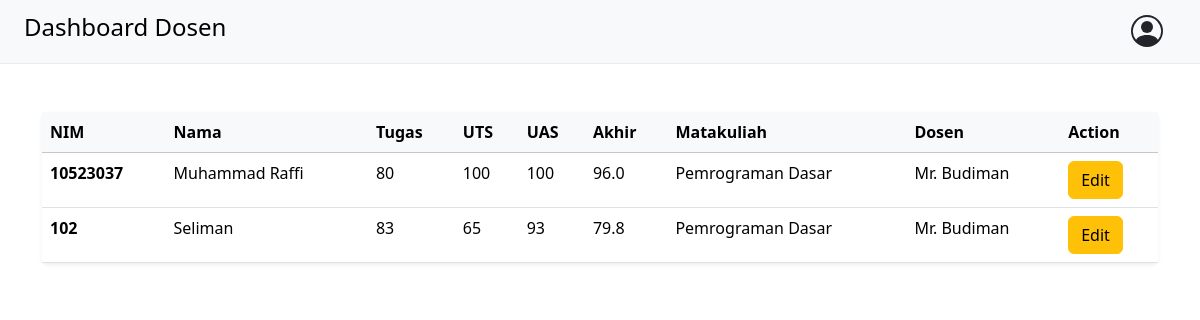
Page /dosen/index.php (signed in) on the earlier database version.
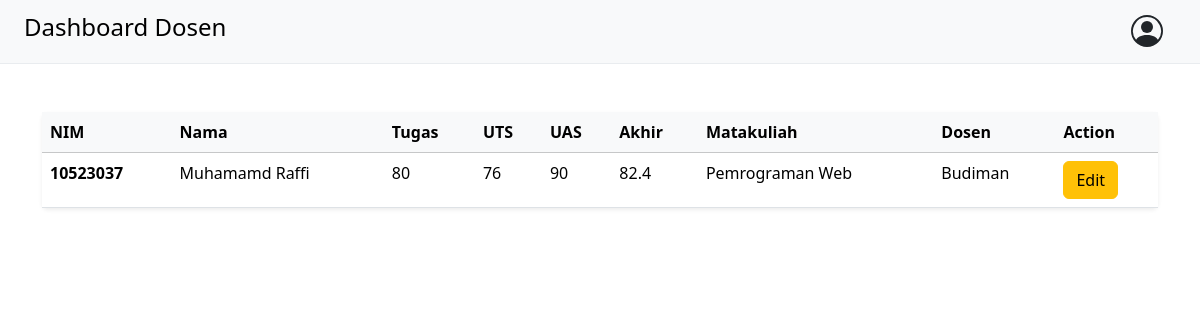
Same page on the later database version.
### tables this page shows
CREATE TABLE `mahasiswa` (
  `nim` varchar(255) NOT NULL,
  `nama` varchar(255) NOT NULL,
  `jk` varchar(255) NOT NULL,
  `jurusan` varchar(255) NOT NULL,
  `password` varchar(255) NOT NULL,
  `role_id` int(11) DEFAULT 3
);

CREATE TABLE `nilai` (
  `tugas` int(255) DEFAULT NULL,
  `uts` int(255) DEFAULT NULL,
  `uas` int(255) DEFAULT NULL,
  `nim` varchar(255) DEFAULT NULL,
  `nip` varchar(255) DEFAULT NULL
);

CREATE TABLE `matakuliah` (
  `kode_matkul` varchar(255) NOT NULL,
  `nama_matkul` varchar(255) NOT NULL
);

CREATE TABLE `dosen` (
  `nip` varchar(255) NOT NULL,
  `nama` varchar(255) NOT NULL,
  `kode_matkul` varchar(255) NOT NULL,
  `password` varchar(255) NOT NULL,
  `role_id` int(11) DEFAULT 2
);

### dosen/index.php (the view, shortened to what this page needs)
<?php
include "../koneksi.php";
$sNIP = $_SESSION['username'];
$queryMhs = "SELECT
    m.nim,
    m.nama,
    n.tugas,
    n.uts,
    n.uas,
    (0.2 * n.tugas) + (0.4 * n.uts) + (0.4 * n.uas) AS nilai_akhir,
    mk.nama_matkul AS nama_matakuliah,
    d.nama AS nama_dosen,
    d.nip
FROM
    mahasiswa m
LEFT JOIN
    nilai n ON m.nim = n.nim
LEFT JOIN
    dosen d ON d.nip = n.nip
LEFT JOIN
    matakuliah mk ON d.kode_matkul = mk.kode_matkul WHERE d.nip = '$sNIP';";
$resultMhs = mysqli_query($conn, $queryMhs);
$countMhs = mysqli_num_rows($resultMhs);
?>
<!DOCTYPE html>
<html lang="en">
<head>
    <link href="https://cdn.jsdelivr.net/npm/bootstrap@5.3.3/dist/css/bootstrap.min.css" rel="stylesheet">
</head>
<body class="bg-body">
    <nav class="navbar border-bottom border-light-subtle bg-light">
        <div class="container-fluid px-4">
            <a class="navbar-brand" href="index.php">
                <h4>
                    Dashboard Dosen
                </h4>
            </a>
            <button class="btn  d-flex items-center justify-content-center" type="button" data-bs-toggle="offcanvas" data-bs-target="#offcanvasRight" aria-controls="offcanvasRight"></button>
        </div>
    </nav>
    <div class="container  d-flex justify-content-center align-items-center pt-5 ">
        <?php
        if ($countMhs > 0) {
        ?>
            <table class="table  shadow-sm p-3 mb-5 rounded">
                <thead class="table-light">
                    <tr>
                        <th scope="col">NIM</th>
                        <th scope="col">Nama</th>
                        <th scope="col">Tugas</th>
                        <th scope="col">UTS</th>
                        <th scope="col">UAS</th>
                        <th scope="col">Akhir</th>
                        <th scope="col">Matakuliah</th>
                        <th scope="col">Dosen</th>
                        <th scope="col">Action</th>
                    </tr>
                </thead>
                <tbody>
                    <?php
                    while ($dataMhs = mysqli_fetch_array($resultMhs, MYSQLI_NUM)) {
                    ?>
                        <tr>
                            <th scope="row"><?php echo "$dataMhs[0]" ?></th>
                            <td><?php echo "$dataMhs[1]" ?></td>
                            <td><?php echo "$dataMhs[2]" ?></td>
                            <td><?php echo "$dataMhs[3]" ?></td>
                            <td><?php echo "$dataMhs[4]" ?></td>
                            <td><?php echo "$dataMhs[5]" ?></td>
                            <td><?php echo "$dataMhs[6]" ?></td>
                            <td><?php echo "$dataMhs[7]" ?></td>
                            <td>
                                <a href="edit.php?nim=<?php echo "$dataMhs[0]" ?>&nip=<?php echo "$dataMhs[8]" ?>" type="button" class="btn btn-warning">Edit</a>
                            </td>
                        </tr>
                    <?php
                    }
                    ?>
                </tbody>
            </table>
        <?php
        } else {
            echo '<div class="alert alert-primary shadow-sm p-3 mb-5 rounded" role="alert">
                Data Masih Kosong <a href="add.php" class="alert-link">Isi Data Sekarang</a>
                </div>';
        }
        ?>
    </div>
</body>
</html>

Differences in the rows shown:
removed mahasiswa: nim "102", nama "Seliman", nilai.tugas "83", nilai.uts "65", nilai.uas "93", dataMhs "79.8", matakuliah.nama_matkul "Pemrograman Dasar", dosen.nama "Mr. Budiman"
changed mahasiswa id 10523037: nama "Muhammad Raffi" → "Muhamamd Raffi"; nilai.uts "100" → "76"; nilai.uas "100" → "90"; dataMhs "96.0" → "82.4"; matakuliah.nama_matkul "Pemrograman Dasar" → "Pemrograman Web"; dosen.nama "Mr. Budiman" → "Budiman"
